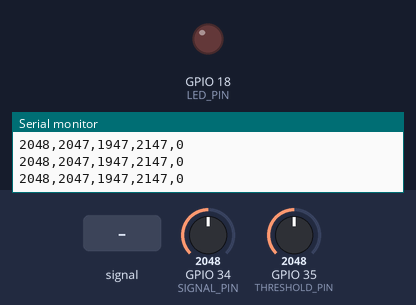
A sketch run on a simulated ESP32. Shown: output pins drawn as LEDs (lit = HIGH), the last lines printed to the serial monitor. The inputs (shaded band) are chosen by the test bench; at power-on: GPIO 34 (SIGNAL_PIN) = 2048, GPIO 35 (THRESHOLD_PIN) = 2048 (analog values on the 0–4095 scale).

Above: at 1.2 s.
1.3 s: GPIO 34 (SIGNAL_PIN) fed a 200 Hz sine of ±327 counts around its level
4.3 s: GPIO 34 (SIGNAL_PIN) set to 2866
At 4.3 s:
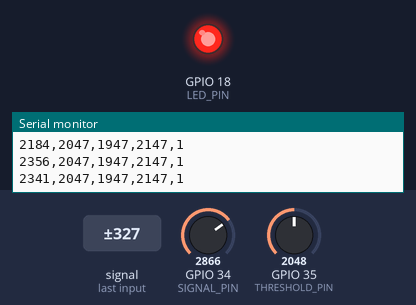
5.8 s: GPIO 34 (SIGNAL_PIN) set to 1988
7.3 s: GPIO 34 (SIGNAL_PIN) set to 1905
At 8.3 s:
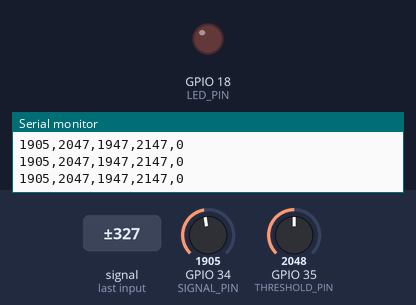
8.8 s: GPIO 34 (SIGNAL_PIN) set to 2114
10.3 s: GPIO 34 (SIGNAL_PIN) set to 2189
At 11.4 s:
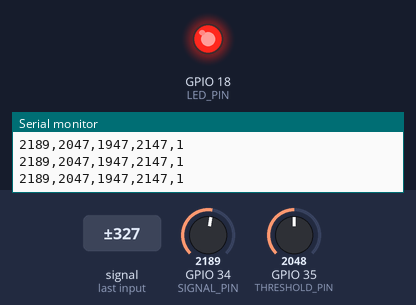
Timing chart, 0 to 12.8 s (numbered marks = the images above; inputs shaded):
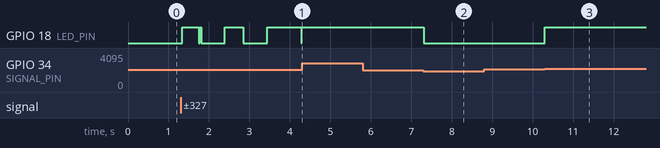

The sketch:

cpp.ino
```cpp
#include <Arduino.h>

const int SIGNAL_PIN = 34;
const int THRESHOLD_PIN = 35;
const int LED_PIN = 18;
const int ADC_MAX = 4095;
const int HYSTERESIS = 100;  // Semibanda in codici ADC: usare valori da 1 a 2047.
const unsigned long SAMPLE_MS = 20;
const unsigned long REPORT_MS = 200;
unsigned long lastSample;
unsigned long lastReport;
bool alarmOn = false;

void setup() {
  Serial.begin(115200);
  pinMode(LED_PIN, OUTPUT);
  digitalWrite(LED_PIN, LOW);  // Stato iniziale, prima della prima lettura.
  analogReadResolution(12);
  analogSetPinAttenuation(SIGNAL_PIN, ADC_11db);
  analogSetPinAttenuation(THRESHOLD_PIN, ADC_11db);
  Serial.println("segnale,soglia,bassa,alta,allarme");
  lastSample = millis();
  lastReport = lastSample;
}

void loop() {
  const unsigned long now = millis();
  if (now - lastSample >= SAMPLE_MS) {
    lastSample = now;
    const int signal = analogRead(SIGNAL_PIN);
    const int setting = analogRead(THRESHOLD_PIN);
    // Mantieni entrambe le soglie raggiungibili, anche agli estremi del potenziometro.
    const int threshold = HYSTERESIS + setting * (long)(ADC_MAX - 2 * HYSTERESIS) / ADC_MAX;
    const int lower = threshold - HYSTERESIS;
    const int upper = threshold + HYSTERESIS;

    if (!alarmOn && signal >= upper) {
      alarmOn = true;
    } else if (alarmOn && signal <= lower) {
      alarmOn = false;
    }
    digitalWrite(LED_PIN, alarmOn ? HIGH : LOW);

    if (now - lastReport >= REPORT_MS) {
      lastReport = now;
      Serial.print(signal);
      Serial.print(",");
      Serial.print(threshold);
      Serial.print(",");
      Serial.print(lower);
      Serial.print(",");
      Serial.print(upper);
      Serial.print(",");
      Serial.println(alarmOn ? 1 : 0);
    }
  }
  delay(1);
}
```

Measured:
- the behaviour switches between 1948 and 1947 on GPIO 34 (SIGNAL_PIN) (found by bisection; images 1 and 2)
- the behaviour switches between 2146 and 2147 on GPIO 34 (SIGNAL_PIN) (found by bisection; images 2 and 3)
- after the input at 4.3 s, GPIO 18 (LED_PIN): stops changing and stays HIGH
- after the input at 7.3 s, GPIO 18 (LED_PIN): HIGH → LOW at once
- after the input at 10.3 s, GPIO 18 (LED_PIN): LOW → HIGH at once
